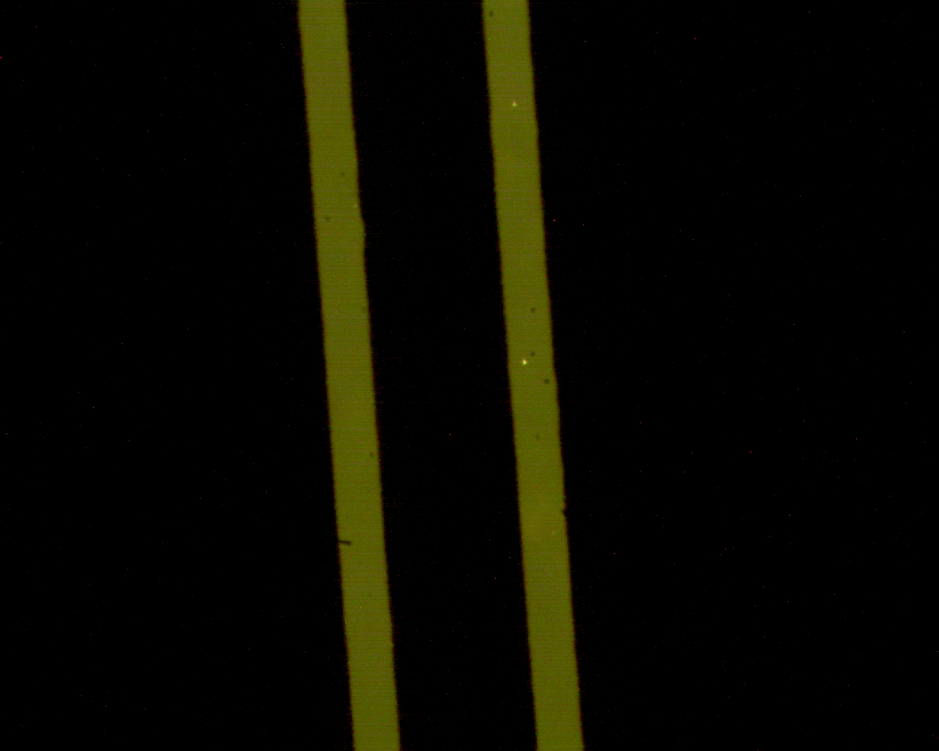
%> input picture rendijas/D_doble.tif, 939 x 751 px, shrunk from 1280 x 1024 before the run
$ octave --eval "result = medir_distancia_rendija;"   (GNU Octave 9; MATLAB toolbox functions it lacks are replaced by stand-ins)
%> lines starting %> are read from the running program, lines starting %| are printed output that depends on the picture; in (x1, y1, x2, y2) boxes, pixels count from 0 and x2, y2 are one past the last pixel; in counts of white or black regions, pixels touching at a corner belong together; the program's own positions count from 1
### rendijas/medir_calibracion.m
function [micras_por_pixel, error] = medir_calibracion

%ranura = imread('Caracterización ranuras/calibracion10xescala10micras.tif');
ranura = imread('calibracion10xescala10micras.tif');
ranura = rgb2gray(ranura(:,:,1:3));
ranura = im2double(ranura);
ranura = max(max(ranura)) - ranura; % invertimos valles y picos

% 630 es una columna con poco ruido, encontrada de forma visual
ranura = ranura(:,630);
ranura = filter(gausswin(2),1,ranura);
% 0.04 es un buen threshold para eliminar el ruido, encontrado de forma
% visual

ranura(ranura<0.04) = 0;%quita el ruido poniendolo en 0
ranura(ranura>max(ranura)/2) = 10;%limpia diferencia de altura en los maximos

%plot(ranura);
flancos_ascendentes = diff(ranura); %busca las variaciones de los flancos
%plot(flancos_ascendentes)
x = find(flancos_ascendentes == max(flancos_ascendentes));  %vector con los indices de los max
cuantos = size(x, 1)-1; %cuantos max hay, entre cada uno hay una micra
micras_por_pixel = cuantos/(x(end)-x(1));
error =2*cuantos/(x(end)-x(1))^2; %tomo el error de determinar un max como 2px
%error/micras_por_pixel
end

### rendijas/medir_distancia_rendija.m
function [d_real_um] = medir_distancia_rendija()
clc%limpia consola
clear%limpia variables

%ranura = imread('rendijas/D_doble.tif'); lo dejo comentado por si se
%cambia de carpeta otra vez
ranura = imread('D_doble.tif');
%> ranura is the input picture: size 751x939x3 uint8; mean R, G, B 9, 8.8, 0.4
ranura = rgb2gray(ranura(:,:,1:3));
%> ranura: size 751x939 uint8
ranura = im2double(ranura);
%> ranura: size 751x939 double
ranura = imgaussfilt(ranura, 10);
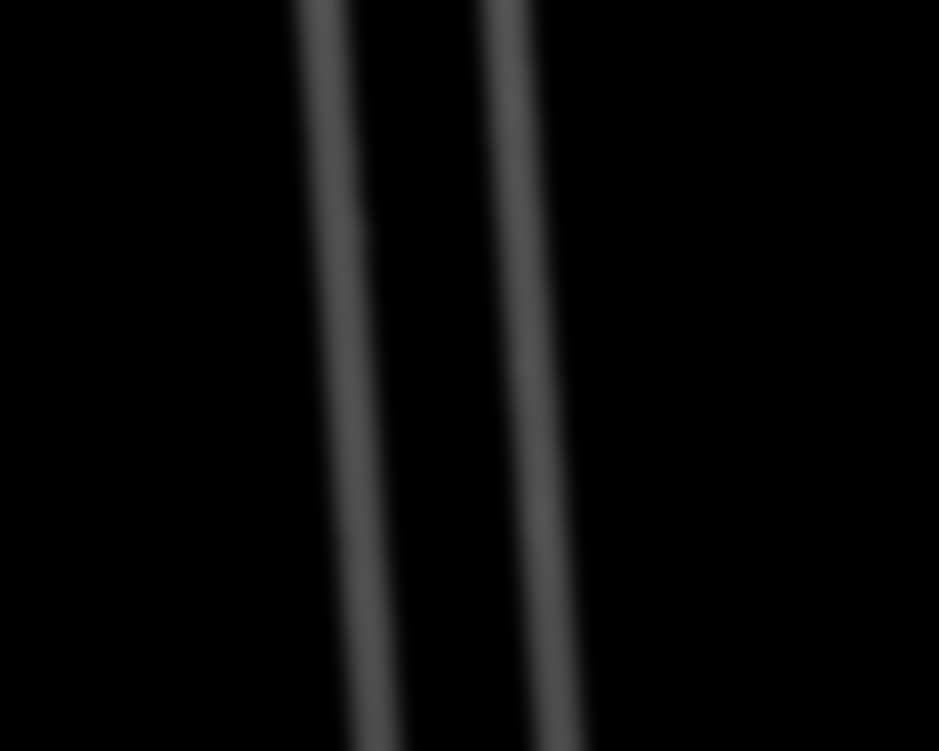
%> ranura: size 751x939 double; min 0, max 0.339, mean 0.0311
threshold = (max(max(ranura))-min(min(ranura)))/10;
%> threshold = 0.0339
mascara = imoverlay(ranura, ranura<threshold, 'black');
mascara = imoverlay(mascara, ranura>threshold, 'white');
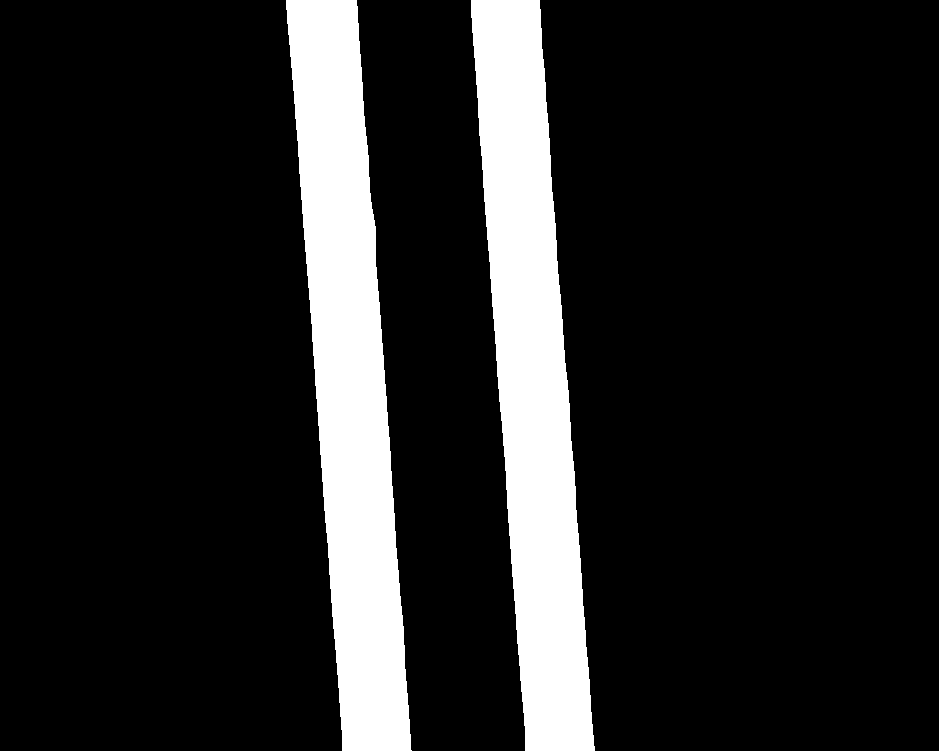
%> mascara: size 751x939x3 uint8; 14.8% white; 2 white regions, box (x1, y1, x2, y2) and area: (286, 0, 412, 751) 52421, (471, 0, 595, 751) 51813

%imshow(mascara);
ranura(ranura<threshold) = 0;
ranura(ranura>threshold) = 100;
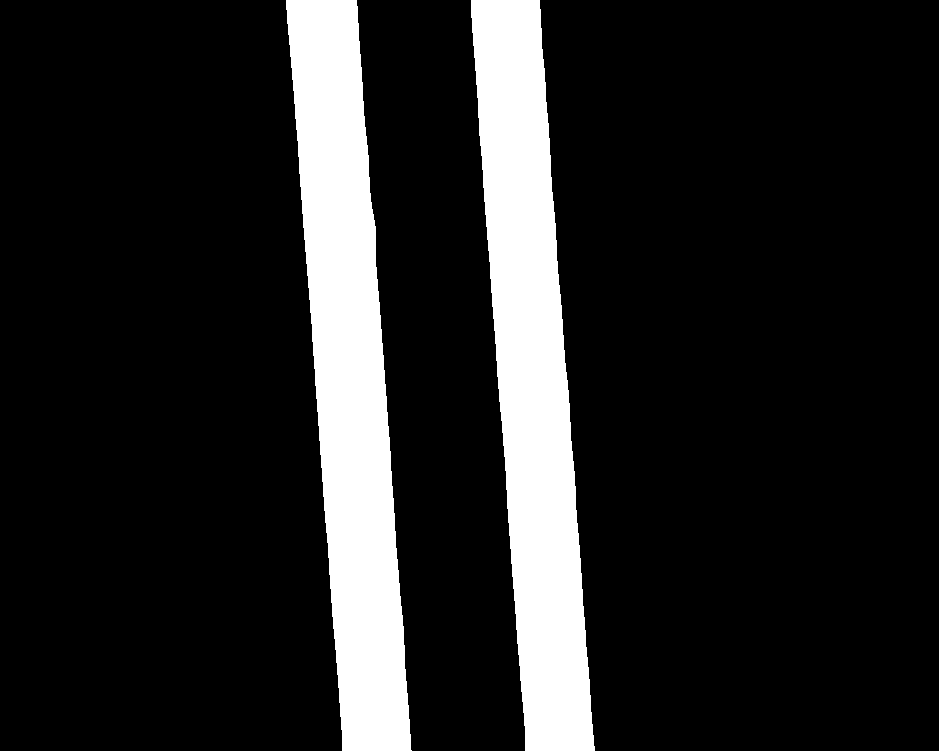
%> ranura: size 751x939 double; values 0 (black) and 100 (white), 14.8% white; 2 white regions, box (x1, y1, x2, y2) and area: (286, 0, 412, 751) 52421, (471, 0, 595, 751) 51813

d_medidas = [];
x_offset = 0;

for i = 1:size(ranura, 1)
    corte_transversal = ranura(i, :);%toma una linea

    % nos aseguramos que siempre sean dos flancos ascendentes y dos
    % descendentes
    flancos = abs(diff(corte_transversal));%deriva cada punto, donde esta el salto empieza o termina la ranuara
    assert(sum(flancos>0)==4);%tira error si no encuentra los cuatro flancos

    x = find(flancos == max(flancos));%guarda en un vector los lugares donde estan los flancos

    if i == 1
        x_offset = x_offset-x(1);%le da el primer valor con el indice del primer flanco
    elseif i == size(ranura, 1)
        x_offset = x_offset+x(1);%hace la diferencia entre el indice de la primera linea y la ultima
    end

    abertura_1 = x(1) + (x(2)-x(1))/2;  %calcula el centro de cada abertura
    abertura_2 = x(3) + (x(4)-x(3))/2;

    d_medidas = [d_medidas (abertura_2 - abertura_1)]; %arma un vector con la distancia entre la dos aberturas de cada linea
end
%> this loop made 751 passes
%> (x, x_offset, abertura_1, abertura_2, d_medidas) on pass 1: ([286 357 471 540], -286, 321.5, 505.5, 184)
%> (x, abertura_1, abertura_2) on passes 13 to 18: ([287 358 471 541], 322.5, 506), ([287 358 471 541], 322.5, 506), ([287 358 471 541], 322.5, 506), ([287 358 471 541], 322.5, 506), ([287 358 471 541], 322.5, 506), ([287 358 471 541], 322.5, 506)
%> after the loop, d_medidas = 751 values, max 184 at index 1, min 181.5 at index 215, mean 182.7; x_offset = 56
d_medido = mean(d_medidas); %valor medio de las distancias
%> d_medido = 182.7
sd = std(d_medidas);%desvio estandar de las distancias
%> sd = 0.553

z=size(ranura, 1)/x_offset; %simplifico escritura
%> z = 13.41
theta = atan(z);    %angulo
%> theta = 1.5
err_theta = abs(size(ranura, 1)/((1+z^2)*x_offset^2))*2; %derivada parcial con respecto al offset, tomo error 2px
%> err_theta = 0.00265
err_d_medido = 2;%tomo el errror medido como 2px

d_real = cos(pi/2-theta)*d_medido;
%> d_real = 182.2

prop_err_theta = sin(pi/2-theta)*d_medido; %propagacion del error de tita
%> prop_err_theta = 13.59
prop_err_d = cos(pi/2-theta);%propagaciond del error de d medida
%> prop_err_d = 0.997
err_d_px = sqrt(abs(prop_err_theta)^2*err_theta^2+abs(prop_err_d)^2*err_d_medido^2);    %todo adentro de la propagacion no correlacionada
%> err_d_px = 1.99

%busca la relacion segun la plantilla
[px_a_um, error_px] = medir_calibracion();
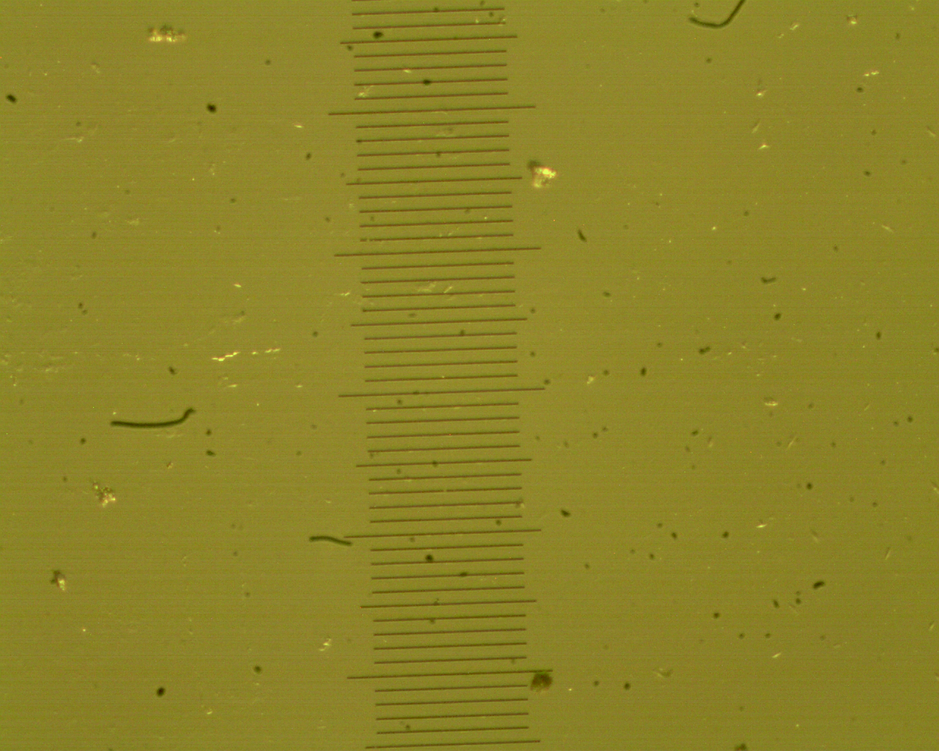
%> input picture rendijas/calibracion10xescala10micras.tif, 939 x 751 px, shrunk from 1280 x 1024 before the run
%> in medir_calibracion, ranura is the input picture: size 751x939x3 uint8; mean R, G, B 140.3, 131.3, 39.8
%> in medir_calibracion, `ranura = rgb2gray(ranura(:,:,1:3));`:
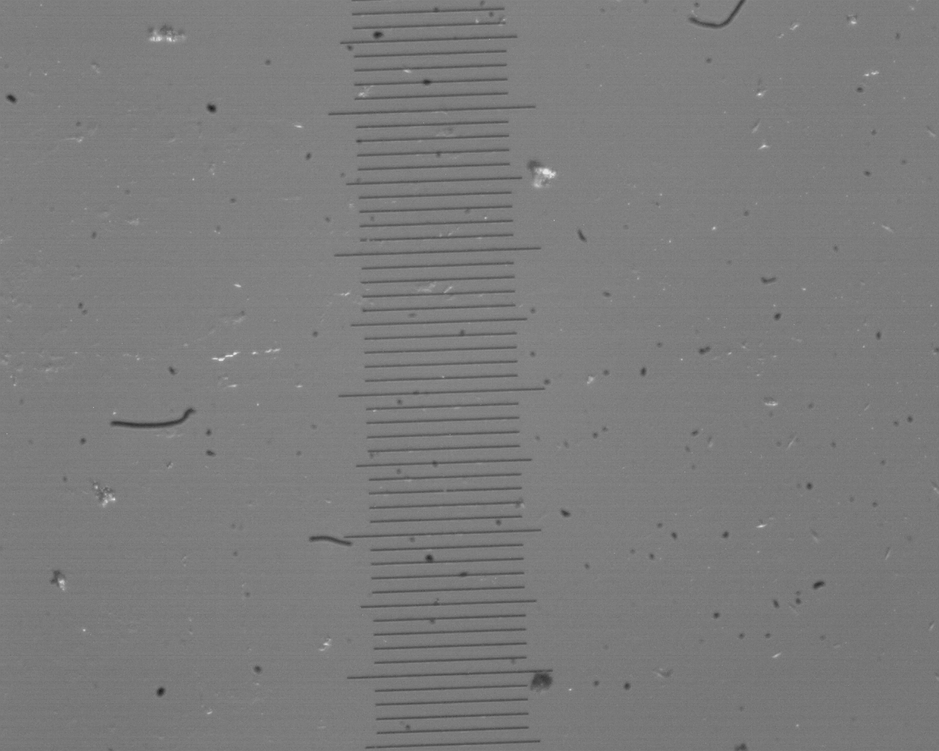
%> ranura: size 751x939 uint8; min 27, max 231, mean 123.6
%> in medir_calibracion, `ranura = max(max(ranura)) - ranura;`:
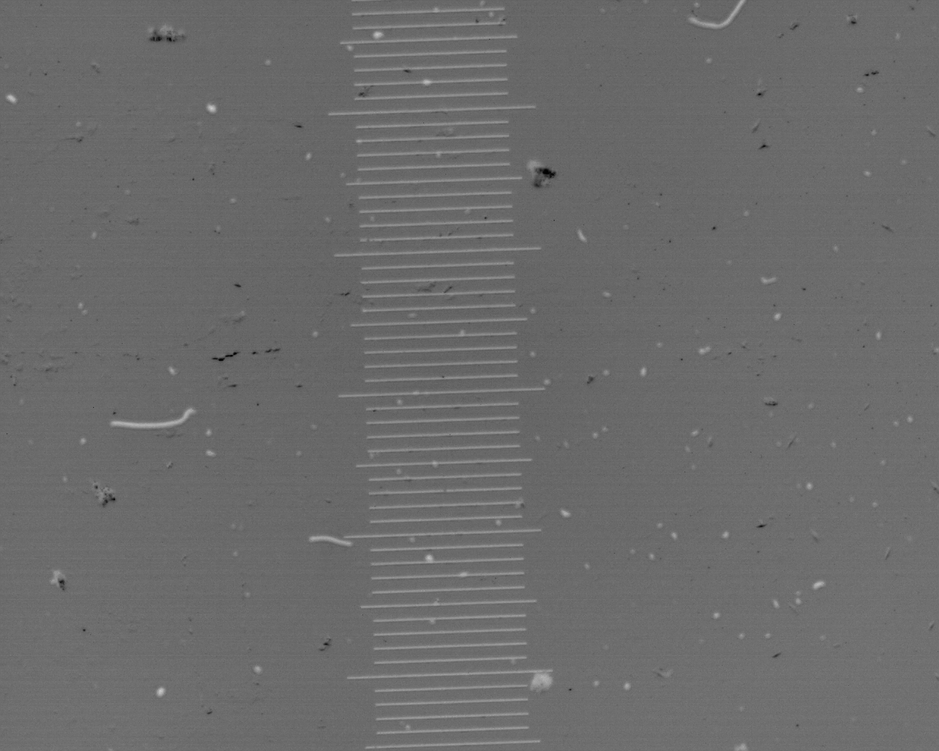
%> ranura: size 751x939 double; min 0, max 0.8, mean 0.421
%> in medir_calibracion, `ranura = ranura(:,630);`: ranura = 751 values, max 0.545 at index 686, min 0.329 at index 204, mean 0.414
%> in medir_calibracion, `ranura = filter(gausswin(2),1,ranura);`: ranura = 751 values, max 0.0479 at index 687, min 0.0172 at index 1, mean 0.0364
%> in medir_calibracion, `flancos_ascendentes = diff(ranura);`: flancos_ascendentes = 750 values, max 10 at index 683, min -10 at index 690, mean 0
%> in medir_calibracion, `x = find(flancos_ascendentes == max(flancos_ascendentes));`: x = 683
%> in medir_calibracion, `cuantos = size(x, 1)-1;`: cuantos = 0
%> in medir_calibracion, `micras_por_pixel = cuantos/(x(end)-x(1));`: micras_por_pixel = NaN
%> px_a_um = NaN; error_px = NaN

%usa la ralacion para pasar de pixeles a micras
d_medido_um = d_medido*px_a_um;
%> d_medido_um = NaN
sd_um = sd*px_a_um;
%> sd_um = NaN
d_real_um = d_real*px_a_um;
%> d_real_um = NaN
err_d=err_d_px*px_a_um;
%> err_d = NaN

msg1 = sprintf('Pixeles:\nDistancia ranuras media medida = %s px \nDesvio estandar = %s px \nAngulo = %s rad\nError angulo = %s rad\nDistancia ranuras real media = %s px\nError distancia ranuras real media = %s px\n',num2str(d_medido),num2str(sd),num2str(theta),num2str(err_theta),num2str(d_real),num2str(err_d_px));
msg2 = sprintf('Micras:\nCambio de unidad = %s um/px\nError cambio de unidad = %s um/px\nDistancia ranuras media medida = %s um \nDesvio estandar = %s um \nDistancia ranuras real media = %s um\nError distancia ranuras real media = %s um',num2str(px_a_um),num2str(error_px),num2str(d_medido_um),num2str(sd_um),num2str(d_real_um),num2str(err_d));
h = msgbox({msg1 msg2},'Resultados');
%> h = []
%> `result = medir_distancia_rendija;`: result = NaN
end
